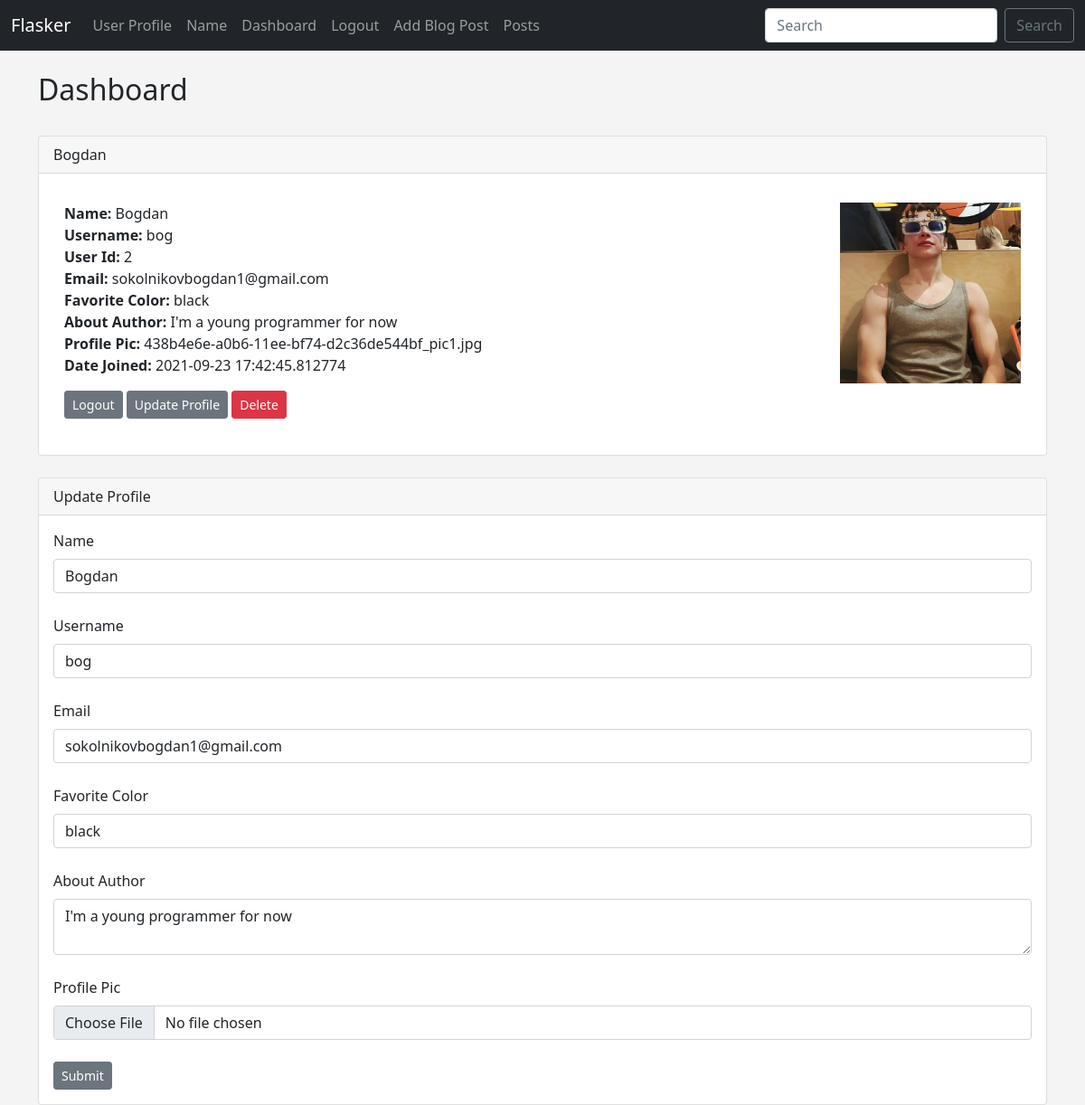
Before: /dashboard (signed in) with the older database file.
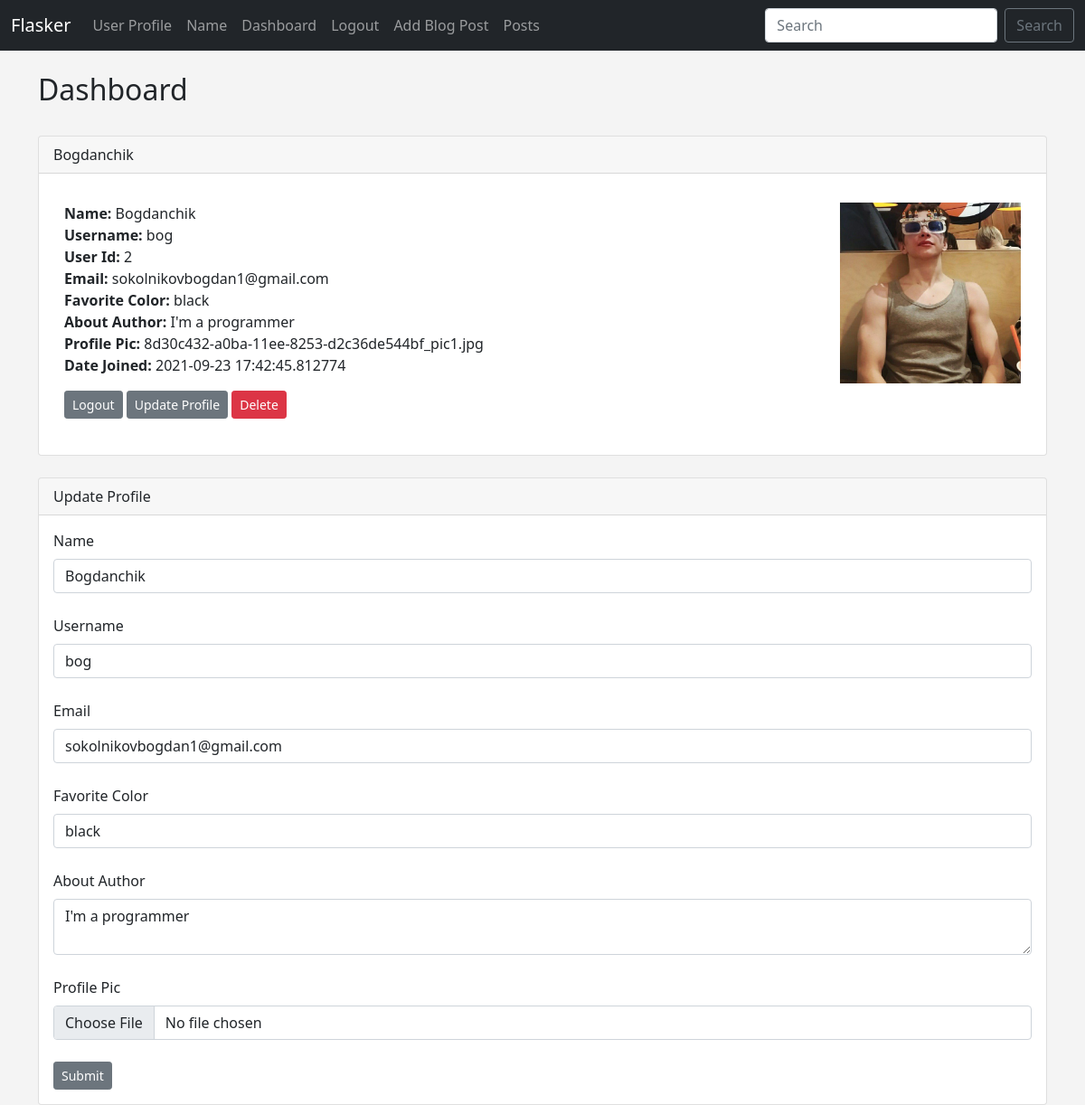
After: the same page with the newer database file.
### app.py (models this page shows, shortened)
class Users(db.Model, UserMixin):
	id = db.Column(db.Integer, primary_key=True)
	username = db.Column(db.String(20), nullable=False, unique=True)
	name = db.Column(db.String(200), nullable=False)
	email = db.Column(db.String(120), nullable=False, unique=True)
	favorite_color = db.Column(db.String(120))
	about_author = db.Column(db.Text(500), nullable=True)
	date_added = db.Column(db.DateTime, default=datetime.utcnow)
	profile_pic = db.Column(db.String(), nullable=True)
	password_hash = db.Column(db.String(128))
	posts = db.relationship('Posts', backref='poster')
	@property
	def password(self):
		raise AttributeError('password is not a readable attribute!')

### app.py (the view)
@app.route('/dashboard', methods=['GET', 'POST'])
@login_required
def dashboard():
	form = UserForm()
	id = current_user.id
	name_to_update = Users.query.get_or_404(id)
	if request.method == "POST":
		name_to_update.name = request.form['name']
		name_to_update.email = request.form['email']
		name_to_update.favorite_color = request.form['favorite_color']
		name_to_update.username = request.form['username']
		name_to_update.about_author = request.form['about_author']
		if request.files['profile_pic']:
			name_to_update.profile_pic = request.files['profile_pic']
			pic_filename = secure_filename(name_to_update.profile_pic.filename)
			pic_name = str(uuid.uuid1()) + "_" + pic_filename
			saver = request.files['profile_pic']
			name_to_update.profile_pic = pic_name
			try:
				db.session.commit()
				saver.save(os.path.join(app.config['UPLOAD_FOLDER'], pic_name))
				flash("User Updated Successfully!")
				return render_template("dashboard.html",
					form=form,
					name_to_update = name_to_update)
			except:
				flash("Error!  Looks like there was a problem...try again!")
				return render_template("dashboard.html",
					form=form,
					name_to_update = name_to_update)
		else:
			db.session.commit()
			flash("User Updated Successfully!")
			return render_template("dashboard.html",
				form=form,
				name_to_update = name_to_update)
	else:
		return render_template("dashboard.html",
				form=form,
				name_to_update = name_to_update,
				id = id)
	return render_template('dashboard.html')

### webforms.py
class UserForm(FlaskForm):
	name = StringField("Name", validators=[DataRequired()])
	username = StringField("Username", validators=[DataRequired()])
	email = StringField("Email", validators=[DataRequired()])
	favorite_color = StringField("Favorite Color")
	about_author = TextAreaField("About Author")
	password_hash = PasswordField('Password', validators=[DataRequired(), EqualTo('password_hash2', message='Passwords Must Match!')])
	password_hash2 = PasswordField('Confirm Password', validators=[DataRequired()])
	profile_pic = FileField("Profile Pic")
	submit = SubmitField("Submit")

class SearchForm(FlaskForm):
	searched = StringField("Searched", validators=[DataRequired()])
	submit = SubmitField("Submit")

### app.py (called while the page is built)
@login_manager.user_loader
def load_user(user_id):
	return Users.query.get(int(user_id))

@app.context_processor
def base():
	form = SearchForm()
	return dict(form=form)

### templates/dashboard.html (shortened to what this page needs)
{% extends 'base.html' %}
{% block content %}
	<h2>Dashboard</h2>
	<br/>
	<div class="card">
  <div class="card-header">
    {{ current_user.name }}
  </div>
  <div class="card-body">
    <p class="card-text">
<div class="container">
	<div class="row">
		<div class="col-8">
    <strong>Name:</strong>
	{{ current_user.name }}<br/>
	<strong>Username:</strong>
	{{ current_user.username }}<br/>
	<strong>User Id:</strong>
	{{ current_user.id }}<br/>
	<strong>Email:</strong>
	{{ current_user.email }}<br/>
	<strong>Favorite Color:</strong>
	{{ current_user.favorite_color }}<br/>
	<strong>About Author:</strong>
	{{ current_user.about_author }}<br/>
	<strong>Profile Pic:</strong>
	{{ current_user.profile_pic }}<br/>
	<strong>Date Joined:</strong>
	{{ current_user.date_added }}<br/>
    </p>
    <a href="{{ url_for('logout')}}" class="btn btn-secondary btn-sm">Logout</a>
    <a href="{{ url_for('update', id=current_user.id)}}" class="btn btn-secondary btn-sm">Update Profile</a>
    <a href="{{ url_for('delete', id=current_user.id)}}" class="btn btn-danger btn-sm">Delete</a>
    <br/><br/>
	</div>
	<div class="col-4">
		{% if current_user.profile_pic %}
		<img src="{{ url_for('static', filename='images/' + current_user.profile_pic)}}" width="200" align="right">
		{% else %}
		<img src="{{ url_for('static', filename='images/default_profile_pic.png')}}" width="200" align="right">
		{% endif %}
	</div>
	</div>
	</div>
<br/>
<div class="card">
  <div class="card-header">
    Update Profile
  </div>
  <div class="card-body">
  	<form action="/dashboard" method="POST" enctype="multipart/form-data">
		{{ form.name.label(class="form-label") }}
		{{ form.name(class="form-control", value=name_to_update.name) }}
		<br/>
		{{ form.username.label(class="form-label") }}
		{{ form.username(class="form-control", value=name_to_update.username) }}
		<br/>
		{{ form.email.label(class="form-label") }}
		{{ form.email(class="form-control", value=name_to_update.email) }}
		<br/>
		{{ form.favorite_color.label(class="form-label") }}
		{{ form.favorite_color(class="form-control", value=name_to_update.favorite_color) }}
		<br/>
		{{ form.about_author.label(class="form-label") }}
		<textarea name="about_author" class="form-control">{{ name_to_update.about_author }}</textarea>
		<br/>
		{{ form.profile_pic.label(class="form-label") }}
		{{ form.profile_pic(class="form-control", value=name_to_update.profile_pic) }}
		<br/>
		{{ form.submit(class="btn btn-secondary btn-sm") }}
	</form>
</div>
</div>
{% endblock %}

### templates/base.html (shortened to what this page needs)
<!doctype html>
<html lang="en">
  <head>
    <link href="https://cdn.jsdelivr.net/npm/bootstrap@5.0.0-beta1/dist/css/bootstrap.min.css" rel="stylesheet">
    <link href="{{ url_for('static', filename='css/style.css') }}" rel="stylesheet">
  </head>
  <body>
  	{% include 'navbar.html' %}
  	<br/>
  	<div class="container">
		{% block content %}
		{% endblock %}
  </body>
</html>

### templates/navbar.html (shortened to what this page needs)
<nav class="navbar navbar-expand-lg navbar-dark bg-dark">
  <div class="container-fluid">
    <a class="navbar-brand" href="{{ url_for('index') }}">Flasker</a>
    <div class="collapse navbar-collapse" id="navbarSupportedContent">
      <ul class="navbar-nav me-auto mb-2 mb-lg-0">
        <li class="nav-item">
          <a class="nav-link" href="{{ url_for('user', name='John')}}">User Profile</a>
        </li>
        <li class="nav-item">
          <a class="nav-link" href="{{ url_for('name')}}">Name</a>
        </li>
        {% if current_user.is_authenticated %}
          <li class="nav-item">
            <a class="nav-link" href="{{ url_for('dashboard')}}">Dashboard</a>
          </li>
          <li class="nav-item">
            <a class="nav-link" href="{{ url_for('logout')}}">Logout</a>
          </li>
        {% endif %}
        <li class="nav-item">
          <a class="nav-link" href="{{ url_for('add_post')}}">Add Blog Post</a>
        </li>
        <li class="nav-item">
          <a class="nav-link" href="{{ url_for('posts')}}">Posts</a>
        </li>
      </ul>
      <form method="POST" action="{{ url_for('search') }}" class="d-flex">
        <input class="form-control me-2" type="search" placeholder="Search" aria-label="Search" name="searched">
        <button class="btn btn-outline-secondary" type="submit">Search</button>
      </form>
    </div>
  </div>
</nav>

### static/css/style.css (style rules this page uses)
body { background: #f4f4f4; }

Changed rows visible on the page:
changed Users "bog": name "Bogdan" → "Bogdanchik"; about_author "I'm a young programmer for now" → "I'm a programmer"; profile_pic "438b4e6e-a0b6-11ee-bf74-d2c36de544bf_pic1.jpg" → "8d30c432-a0ba-11ee-8253-d2c36de544bf_pic1.jpg"
